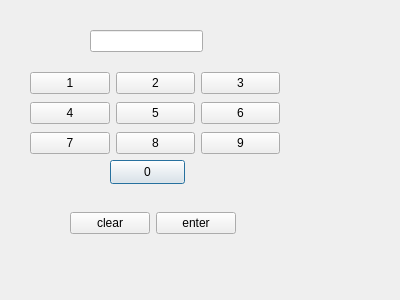
<?xml version="1.0" encoding="UTF-8"?>
<ui version="4.0">
 <class>engine</class>
 <widget class="QDialog" name="engine">
  <property name="geometry">
   <rect>
    <x>0</x>
    <y>0</y>
    <width>400</width>
    <height>300</height>
   </rect>
  </property>
  <property name="windowTitle">
   <string>Dialog</string>
  </property>
  <widget class="QPushButton" name="pushButton_10">
   <property name="geometry">
    <rect>
     <x>110</x>
     <y>160</y>
     <width>75</width>
     <height>24</height>
    </rect>
   </property>
   <property name="text">
    <string>0</string>
   </property>
  </widget>
  <widget class="QLineEdit" name="lineEdit">
   <property name="geometry">
    <rect>
     <x>90</x>
     <y>30</y>
     <width>113</width>
     <height>22</height>
    </rect>
   </property>
  </widget>
  <widget class="QWidget" name="layoutWidget">
   <property name="geometry">
    <rect>
     <x>30</x>
     <y>70</y>
     <width>250</width>
     <height>86</height>
    </rect>
   </property>
   <layout class="QGridLayout" name="gridLayout">
    <item row="0" column="0">
     <widget class="QPushButton" name="pushButton">
      <property name="text">
       <string>1</string>
      </property>
     </widget>
    </item>
    <item row="0" column="1">
     <widget class="QPushButton" name="pushButton_2">
      <property name="text">
       <string>2</string>
      </property>
     </widget>
    </item>
    <item row="0" column="2">
     <widget class="QPushButton" name="pushButton_3">
      <property name="text">
       <string>3</string>
      </property>
     </widget>
    </item>
    <item row="1" column="0">
     <widget class="QPushButton" name="pushButton_4">
      <property name="text">
       <string>4</string>
      </property>
     </widget>
    </item>
    <item row="1" column="1">
     <widget class="QPushButton" name="pushButton_5">
      <property name="text">
       <string>5</string>
      </property>
     </widget>
    </item>
    <item row="1" column="2">
     <widget class="QPushButton" name="pushButton_6">
      <property name="text">
       <string>6</string>
      </property>
     </widget>
    </item>
    <item row="2" column="0">
     <widget class="QPushButton" name="pushButton_7">
      <property name="text">
       <string>7</string>
      </property>
     </widget>
    </item>
    <item row="2" column="1">
     <widget class="QPushButton" name="pushButton_8">
      <property name="text">
       <string>8</string>
      </property>
     </widget>
    </item>
    <item row="2" column="2">
     <widget class="QPushButton" name="pushButton_9">
      <property name="text">
       <string>9</string>
      </property>
     </widget>
    </item>
   </layout>
  </widget>
  <widget class="QWidget" name="layoutWidget">
   <property name="geometry">
    <rect>
     <x>70</x>
     <y>210</y>
     <width>166</width>
     <height>26</height>
    </rect>
   </property>
   <layout class="QHBoxLayout" name="horizontalLayout">
    <item>
     <widget class="QPushButton" name="pushButton_11">
      <property name="text">
       <string>clear</string>
      </property>
     </widget>
    </item>
    <item>
     <widget class="QPushButton" name="pushButton_12">
      <property name="text">
       <string>enter</string>
      </property>
     </widget>
    </item>
   </layout>
  </widget>
 </widget>
 <resources/>
 <connections/>
</ui>
